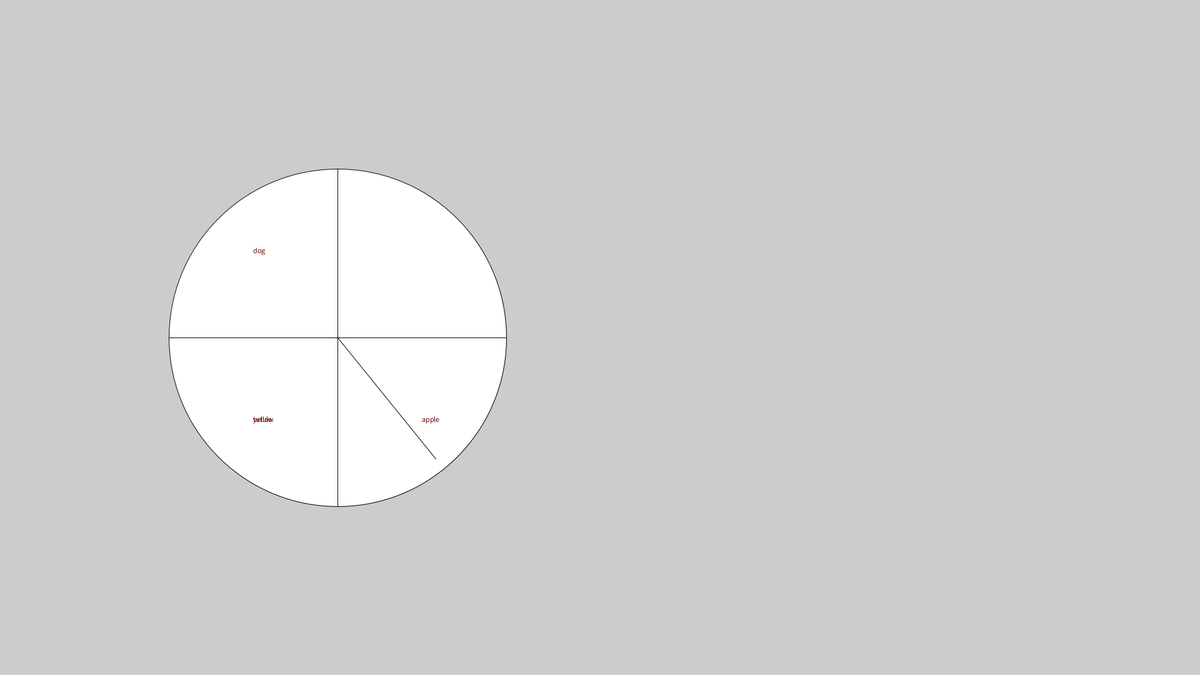
Frame 1 (no input)
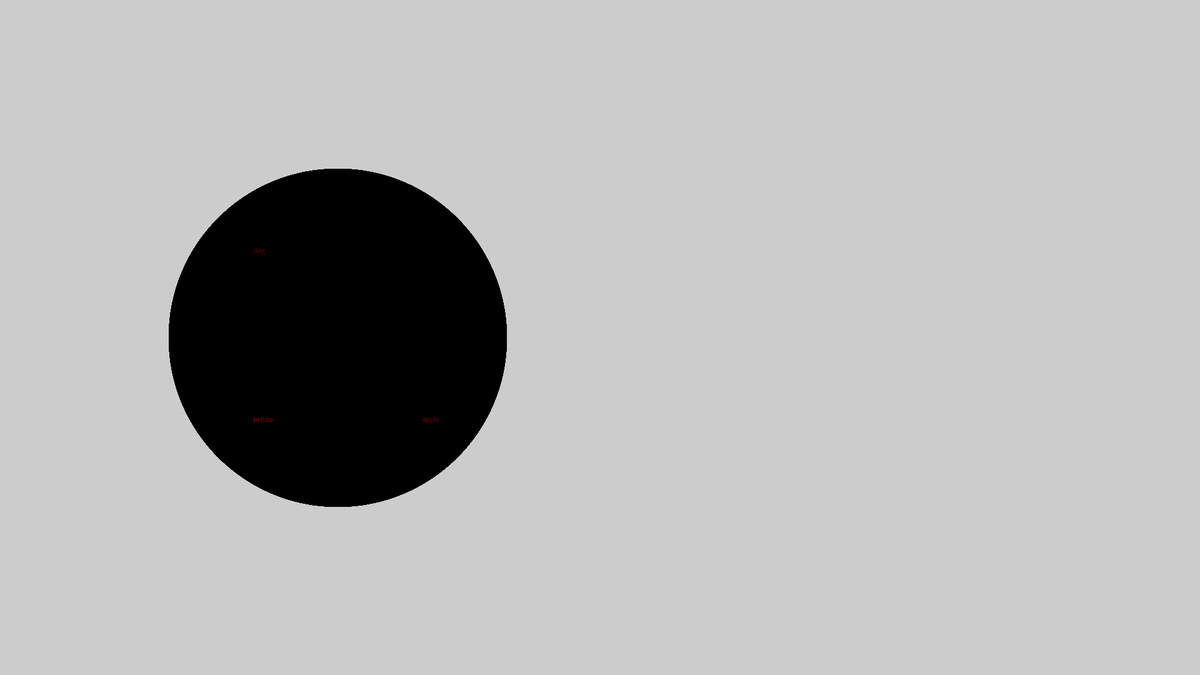
Frame 60 (the mouse pressed at the canvas centre just before this capture)
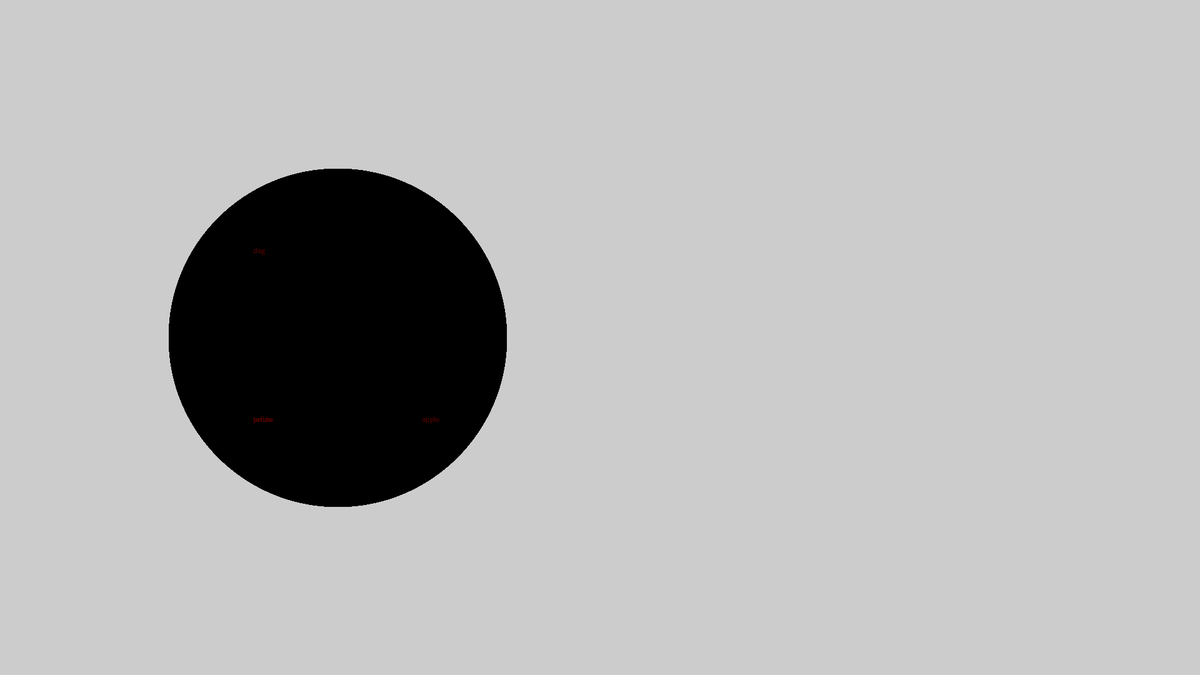
Frame 120 (the mouse held since frame 60 and released just before this capture)

The Processing sketch that drew these frames (run headless with seeded random() and noise(); from frame 60 on, the mouse is pressed at the canvas centre):

// Processing sketch: Pizza
// ── Pizza.pde
  int[] x = {540, 540};
  int[] y = {540, 1080};
  Wheel wheel;
  
void setup(){
  size(1920, 1080);
  String[] options = {"apple","yellow","dog","tutule"};
  wheel = new Wheel(540, 540,options);
}

void draw(){
  wheel.cutWheel();
}

// ── Wheel.pde


class Wheel{
 
  int wheelHeight = 540;
  int posX = 0;
  int posY = 0;
  float endx, endy;
  float velocity = 2;
  float angle;
  int[] optionsGrid = new int[8];
  String[] options = new String[4];
  
  Wheel(int x, int y,String[] ioptions){
    posX = x;
    posY = y;
    wheelHeight = 540;
    angle = random(0,360);
    options = ioptions;
  }
  
  void cutWheel(){
    ellipse(posX, posY, wheelHeight,wheelHeight);
    
    //cut wheel into optin slices
    for(int i = 0; i < 4; i++){
      line(posX,posY, posX + (wheelHeight/2)*cos((PI/2)*i), posY + (wheelHeight/2)*sin((PI/2)*i));
      
      
    } 
    fill(100,0,0);
    text(options[0], posX + wheelHeight/4,posY + wheelHeight/4);
    text(options[1], posX - wheelHeight/4,posY + wheelHeight/4);
    text(options[2], posX - wheelHeight/4,posY - wheelHeight/4);
    text(options[3], posX - wheelHeight/4,posY + wheelHeight/4);
    fill(0,0,0);
    angle = angle + 0.3 * velocity;
    endx = posX + 250* cos(angle);
    endy = posY + 250 * sin(angle);
    line(posX,posY,endx,endy);
    
    if(velocity >0)
      velocity = velocity * 0.98 - (.0001) ;
     else velocity = 0;
  }
  /*
  int spinWheel(){
    int numSpins = (int)(Math.random() * 20+1);
    return numSpins;
  }*/
  

  
 
} 
